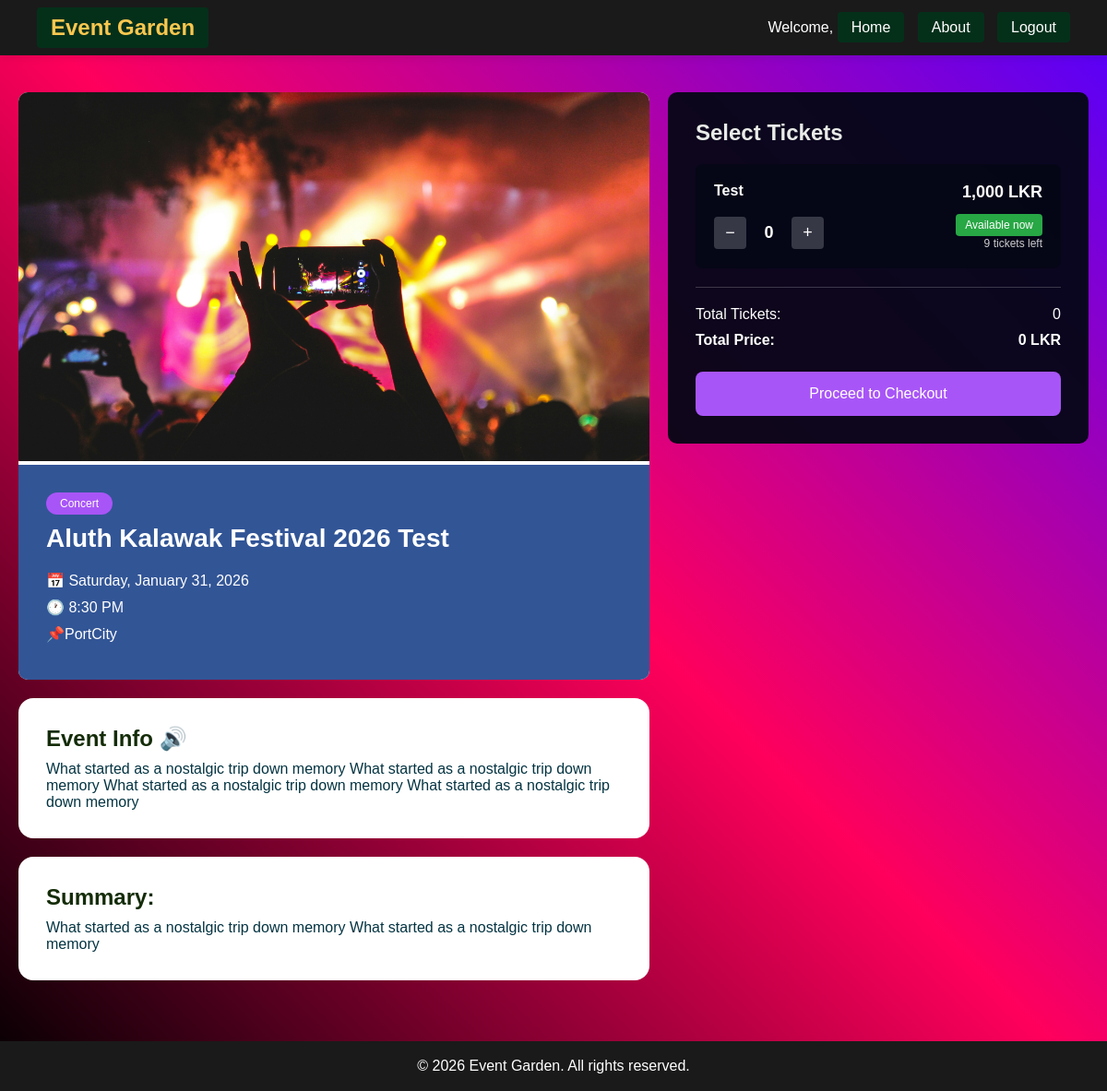
The page /EventHome/Events/viewEvent.php?id=66 on the database its author committed.
### tables this page shows
CREATE TABLE `events` (
  `id` int(11) NOT NULL,
  `title` varchar(255) NOT NULL,
  `event_date` date NOT NULL,
  `event_time` time NOT NULL,
  `location` varchar(255) NOT NULL,
  `category` varchar(50) NOT NULL,
  `description` text NOT NULL,
  `summary` text DEFAULT NULL,
  `image` varchar(255) DEFAULT NULL,
  `created_at` timestamp NOT NULL DEFAULT current_timestamp()
);

CREATE TABLE `tickets` (
  `id` int(11) NOT NULL,
  `event_id` int(11) NOT NULL,
  `ticket_name` varchar(100) NOT NULL,
  `price` decimal(10,2) NOT NULL,
  `quantity` int(11) DEFAULT NULL,
  `status` varchar(20) DEFAULT 'available'
);

### EventHome/Events/viewEvent.php (the view, shortened to what this page needs)
<?php
require_once '../Config/config.php';
$event_id = $_GET['id'];
$sql = "SELECT * FROM events WHERE id = $event_id";
$result = mysqli_query($conn, $sql);
$event = mysqli_fetch_assoc($result);
$ticket_sql = "SELECT * FROM tickets WHERE event_id = $event_id";
?>
<!DOCTYPE html>
<html>
<head>
    <link rel="stylesheet" href="../../Eventcss/homePage.css">
    <link rel="stylesheet" href="../../Eventcss/viewEvent.css">
</head>
<header>
  <nav class="navbar">
    <a href="../homePage.php" class="logo">Event Garden</a>
        <div class="user-info">
            <span>Welcome, <?php echo htmlspecialchars(ucfirst($_SESSION['username'])); ?></span>
            <a href="../homePage.php" class="browse-btn">Home</a>            <?php if (isAdmin()): ?>
                <a href="../EventUsers/adminDashboard.php" class="browse-btn">Dashboard</a>
                <?php endif; ?>
            <a href="../help.php" class="browse-btn">About</a>
            <a href="../EventUsers/logout.php" class="logout">Logout</a>
        </div>
    </nav>
</header>
<body class="back">
    <div class="container">
        <div>
            <div class="event-section">
                <?php if ($event['image']): ?>
                    <img src="<?php echo $event['image']; ?>" class="event-image" alt="Event">
                <?php else: ?>
                    <img src="Eventimages/DefaultEvent.jpg" class="event-image" alt="Event">
                <?php endif; ?>
                <div class="event-info">
                    <span class="event-badge"><?php echo ucfirst($event['category']); ?></span>
                    <h1 class="event-title"><?php echo $event['title']; ?></h1>
                    <p class="event-meta">📅 <?php echo date('l, F d, Y', strtotime($event['event_date'])); ?></p>
                    <p class="event-meta">🕐 <?php echo date('g:i A', strtotime($event['event_time'])); ?></p>
                    <p class="event-meta">📌<?php echo $event['location']; ?></p>
                </div>
            </div>
            <div class="event-details">
                <p><h2>Event Info 🔊 </h2>
                <?php echo nl2br($event['description']); ?></p>
            </div>
                <?php if (!empty($event['summary'])): ?>
                 <div class="event-details">
                <p><h2>Summary:</h2>
                <?= $event['summary']; ?></p>
                    </div>
                    <?php endif; ?>
        </div>
 <div class="ticket-section">
            <h2>Select Tickets</h2>
            <?php
            $ticket_index = 0;
            $ticket_result = mysqli_query($conn, $ticket_sql);
            while ($ticket = mysqli_fetch_assoc($ticket_result)):
            ?>
                <div class="ticket-item">
                    <div class="ticket-header">
                        <span class="ticket-name"><?php echo htmlspecialchars($ticket['ticket_name']); ?></span>
                        <span class="ticket-price"><?php echo number_format($ticket['price']); ?> LKR</span>
                    </div>
                    <div class="ticket-controls">
                       <div>
                            <button class="quantity-btn" onclick="updateQty(<?php echo $ticket_index; ?>, -1, <?php echo $ticket['price']; ?>, <?php echo $ticket['quantity'] ? $ticket['quantity'] : 999; ?>, <?php echo $ticket['id']; ?>)" <?php echo $ticket['status'] == 'sold-out' ? 'disabled' : ''; ?>>−</button>
                            <span class="quantity" id="qty-<?php echo $ticket_index; ?>">0</span>
                            <button class="quantity-btn" onclick="updateQty(<?php echo $ticket_index; ?>, 1, <?php echo $ticket['price']; ?>, <?php echo $ticket['quantity'] ? $ticket['quantity'] : 999; ?>, <?php echo $ticket['id']; ?>)" <?php echo $ticket['status'] == 'sold-out' ? 'disabled' : ''; ?>>+</button>
                        </div>
                        <div style="text-align: right;">
                            <span class="status-badge status-<?php echo $ticket['status']; ?>">
                                <?php echo $ticket['status'] == 'available' ? 'Available now' : 'Sold out'; ?>
                            </span>
                            <?php if ($ticket['quantity'] && $ticket['status'] == 'available'): ?>
                                <div style="font-size: 12px; color: rgba(255,255,255,0.8); margin-top: 5px;">
                                    <span id="available-<?php echo $index; ?>"><?php echo $ticket['quantity']; ?></span> tickets left
                                </div>
                            <?php endif; ?>
                        </div>
                    </div>
                </div>
            <?php $ticket_index++; endwhile; ?>
            <div class="summary">
                <div class="summary-row">
                    <span>Total Tickets:</span>
                    <span id="totalTickets">0</span>
                </div>
                <div class="summary-row">
                    <strong>Total Price:</strong>
                    <strong id="totalPrice">0 LKR</strong>
                </div>
            </div>
            <button class="btn-checkout" onclick="proceedToCheckout()">Proceed to Checkout</button>
        </div>
    </div>
    <footer>
        <div class="footer-content">
            <p>&copy; 2026 Event Garden. All rights reserved.</p>
        </div>
    </footer>
</body>
</html>

### Eventcss/HomePage.css (style rules this page uses)
* { margin: 0; padding: 0; box-sizing: border-box; }
header { background-color: #1a1a1a; color: #fff; font-family: Arial, sans-serif; }
.navbar { display: flex; justify-content: space-between; align-items: center; padding: 15px 50px; }
.navbar .logo { font-size: 24px; font-weight: bold; color: #f9c74f; text-decoration: none; }
.navbar { position: fixed; top: 0; left: 0; width: 100%; height: 60px; background: #1a1a1a; display: flex; align-items: center; justify-content: space-between; padding: 0 40px; box-shadow: 0 2px 10px rgba(0, 0, 0, 0.1); z-index: 1000; margin-bottom: 50px; }
.navbar a { color: white; text-decoration: none; padding: 8px 15px; background: #04301a; border-radius: 4px; }
.back { padding-top: 100px; background-image: linear-gradient(45deg, #000000, #ff005c, #5200ff); background-attachment: fixed; min-height: 100vh; padding-bottom: 100px; }
footer { bottom: 0; left: 0; width: 100%; background: #1a1a1a; color: white; text-align: center; padding: 18px; margin-top: auto; flex: 1; position: fixed; }
.browse-btn { background: #28a745; margin-right: 10px; }

### Eventcss/viewEvent.css (style rules this page uses)
* { margin: 0; padding: 0; box-sizing: border-box; }
body { font-family: Arial, sans-serif; background: linear-gradient(135deg, #1e3c72 0%, #2a5298 100%); min-height: 100vh; padding: 20px; }
.container { max-width: 1200px; margin: 0 auto; display: grid; grid-template-columns: 1.5fr 1fr; gap: 20px; }
.event-image { width: 100%; height: 400px; object-fit: cover; }
.event-badge { display: inline-block; background: #a855f7; padding: 5px 15px; border-radius: 20px; font-size: 12px; margin-bottom: 10px; }
.event-title { font-size: 28px; margin-bottom: 20px; }
.event-meta { margin-bottom: 10px; }
.event-section { background: white; border-radius: 10px; overflow: hidden; }
.event-info { padding: 30px; background: rgba(40, 76, 145, 0.95); color: white; }
.event-details { padding: 30px; border-radius: 10px; margin-top: 20px; background: white; color: rgb(4, 52, 66); border-radius: 16px; overflow: hidden; width: 100%; margin: 20px auto; }
.event-details h2 { color: #142c08; margin-bottom: 10px; }
.event-details p { color: #666; line-height: 1.6; }
.ticket-section { background: rgba(5, 7, 22, 0.95); padding: 30px; border-radius: 10px; color: rgb(255, 255, 255); height: fit-content; }
.ticket-section h2 { color: #e8ebe7; margin-bottom: 20px; }
.ticket-item { background:rgba(5, 7, 22, 0.95); padding: 20px; border-radius: 8px; margin-bottom: 15px; }
.ticket-header { display: flex; justify-content: space-between; margin-bottom: 15px; }
.ticket-name { font-weight: bold; }
.ticket-price { font-size: 18px; font-weight: bold; }
.ticket-controls { display: flex; justify-content: space-between; align-items: center; }
.quantity-btn { width: 35px; height: 35px; border: none; background: rgba(255, 255, 255, 0.2); color: white; border-radius: 4px; cursor: pointer; font-size: 18px; }
.quantity { margin: 0 15px; font-size: 18px; font-weight: bold; }
.status-badge { padding: 5px 10px; border-radius: 4px; font-size: 12px; }
.status-available { background: #28a745; }
.summary { margin-top: 20px; padding-top: 20px; border-top: 1px solid rgba(255, 255, 255, 0.2); }
.summary-row { display: flex; justify-content: space-between; margin-bottom: 10px; }
.btn-checkout { width: 100%; padding: 15px; background: #a855f7; color: white; border: none; border-radius: 8px; font-size: 16px; cursor: pointer; margin-top: 15px; }

### rows shown on the page
events: category "Concert", title "Aluth Kalawak Festival 2026 Test", event_date "Saturday, January 31, 2026", event_time "8:30 PM", location "PortCity", description "What started as a nostalgic trip down memory What started as a nostalgic trip down memory What started as a nostalgic trip down memory What started as a nostalgic trip down memory", summary "What started as a nostalgic trip down memory What started as a nostalgic trip down memory"
tickets: ticket_name "Test", price "1,000", status "Available now", quantity "9"
